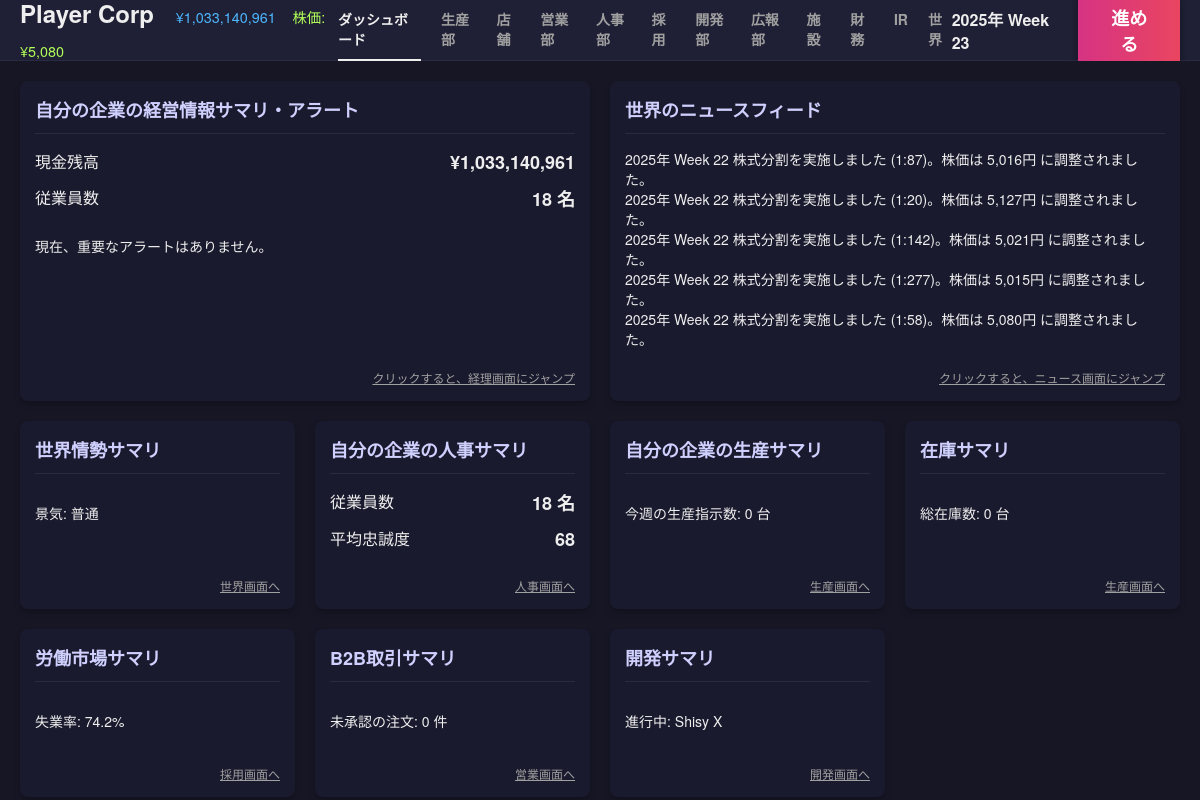
Before: / with the older database file.
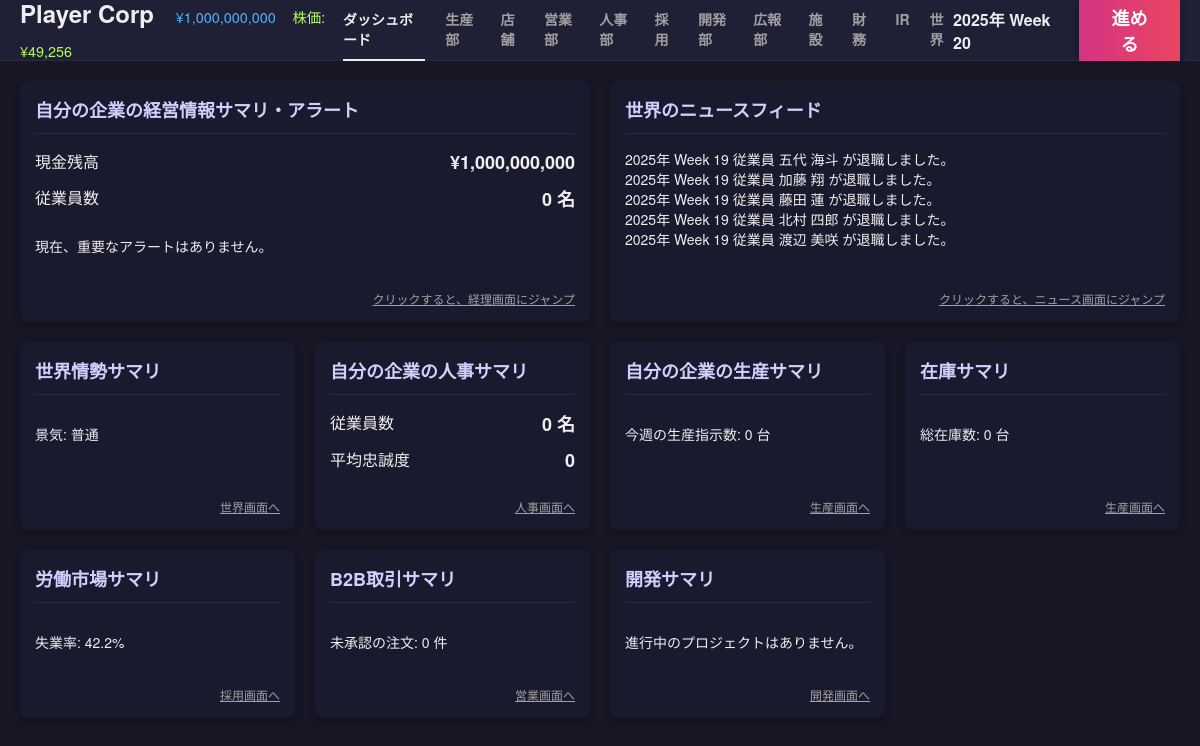
After: the same page with the newer database file.
### tables this page shows
CREATE TABLE companies (
            id INTEGER PRIMARY KEY AUTOINCREMENT,
            name TEXT,
            type TEXT, -- 'player', 'npc_maker', 'npc_retail', 'system_supplier'
            funds INTEGER,
            brand_power REAL DEFAULT 0,
            industry TEXT DEFAULT 'automotive',
            credit_rating INTEGER DEFAULT 50,
            dev_knowhow REAL DEFAULT 0,
            borrowing_limit INTEGER DEFAULT 0,
            is_active BOOLEAN DEFAULT 1,
            -- Supplier Traits
            trait_material_score REAL DEFAULT 3.0,
            trait_cost_multiplier REAL DEFAULT 1.0,
            part_category TEXT, -- 'engine', 'body', etc. for system_supplier
            
            -- Stock info
            listing_status TEXT DEFAULT 'private', -- 'private', 'public'
            stock_price INTEGER DEFAULT 50000,
            outstanding_shares INTEGER DEFAULT 20000,
            market_cap INTEGER DEFAULT 1000000000
        );

CREATE TABLE news_logs (
            id INTEGER PRIMARY KEY AUTOINCREMENT,
            week INTEGER,
            company_id INTEGER,
            message TEXT,
            type TEXT -- 'info', 'warning', 'error', 'market'
        );

CREATE TABLE product_designs (
            id INTEGER PRIMARY KEY AUTOINCREMENT,
            company_id INTEGER,
            name TEXT,
            material_score REAL,
            concept_score REAL,
            production_efficiency REAL,
            base_price INTEGER,
            sales_price INTEGER,
            status TEXT, -- 'developing', 'completed', 'obsolete'
            strategy TEXT, -- 開発方針
            developed_week INTEGER,
            parts_config TEXT, -- JSON: {part_key: {supplier_id, score, cost}}
            awareness REAL DEFAULT 0,
            FOREIGN KEY(company_id) REFERENCES companies(id)
        );

### app.py (the view)
@app.route('/')
def dashboard():
    player = get_player_company()
    if not player:
        return "Player company not found. Please run seed.py first."
    current_week = sim.get_current_week()
    funds = player['funds']
    emp_count = db.fetch_one("SELECT COUNT(*) as cnt FROM npcs WHERE company_id = ?", (player['id'],))['cnt']
    avg_loyalty_res = db.fetch_one("SELECT AVG(loyalty) as val FROM npcs WHERE company_id = ?", (player['id'],))
    avg_loyalty = avg_loyalty_res['val'] if avg_loyalty_res and avg_loyalty_res['val'] else 0
    alerts = []
    if funds < 0:
        alerts.append("資金がマイナスです！倒産の危機です。")
    pending_orders = db.fetch_one("SELECT COUNT(*) as cnt FROM b2b_orders WHERE seller_id = ? AND status = 'pending'", (player['id'],))['cnt']
    if pending_orders > 0:
        alerts.append(f"未承認の注文が {pending_orders} 件あります。「営業」画面で確認してください。")
    news = db.fetch_all("SELECT * FROM news_logs WHERE week = ? ORDER BY id DESC LIMIT 5", (current_week - 1,))
    game_state = db.fetch_one("SELECT economic_index FROM game_state")
    economic_status = "好景気" if game_state['economic_index'] > 1.1 else "不景気" if game_state['economic_index'] < 0.9 else "普通"
    total_npcs = db.fetch_one("SELECT COUNT(*) as cnt FROM npcs")['cnt']
    unemployed_npcs = db.fetch_one("SELECT COUNT(*) as cnt FROM npcs WHERE company_id IS NULL")['cnt']
    unemployment_rate = (unemployed_npcs / total_npcs) * 100 if total_npcs > 0 else 0
    prod_stats = db.fetch_one("SELECT production_ordered FROM weekly_stats WHERE week = ? AND company_id = ?", (current_week, player['id']))
    production_this_week = prod_stats['production_ordered'] if prod_stats else 0
    developing_project = db.fetch_one("SELECT name FROM product_designs WHERE company_id = ? AND status = 'developing'", (player['id'],))
    inventory_details = db.fetch_all("""
        SELECT d.name as product_name, i.quantity
        FROM inventory i JOIN product_designs d ON i.design_id = d.id
        WHERE i.company_id = ? AND i.quantity > 0
        ORDER BY i.quantity DESC
    """, (player['id'],))
    total_inventory = sum(item['quantity'] for item in inventory_details)
    dashboard_data = {
        "funds": funds,
        "emp_count": emp_count,
        "avg_loyalty": avg_loyalty,
        "alerts": alerts,
        "news": news,
        "economic_status": economic_status,
        "unemployment_rate": unemployment_rate,
        "production_this_week": production_this_week,
        "developing_project": developing_project,
        "pending_orders": pending_orders,
        "total_inventory": total_inventory,
        "inventory_details": inventory_details
    }
    return render_template('dashboard.html', **dashboard_data)

### app.py (called while the page is built)
def get_player_company():
    res = db.fetch_one("SELECT * FROM companies WHERE type = 'player' LIMIT 1")
    return res

@app.context_processor
def inject_common_data():
    player = get_player_company()
    game_state = db.fetch_one("SELECT * FROM game_state")
    current_week = game_state['week'] if game_state else 0
    year = 2025 + (current_week - 1) // 52
    week_of_year = (current_week - 1) % 52 + 1
    date_str = f"{year}年 Week {week_of_year}"
    header_caps = None
    if player:
        header_caps = sim.calculate_capabilities(player['id'])
    return dict(
        player=player,
        current_week=current_week,
        date_str=date_str,
        active_page=request.endpoint,
        header_caps=header_caps,
        npc_scale=gb.NPC_SCALE_FACTOR
    )

@app.template_filter('format_week')
def format_week_filter(week):
    if week is None: return "-"
    try:
        week = int(week)
    except:
        return week
    year = 2025 + (week - 1) // 52
    week_of_year = (week - 1) % 52 + 1
    return f"{year}年 Week {week_of_year}"

### database.py (called while the page is built)
    def fetch_one(self, query, params=()):
        return self._execute(query, params, fetch_mode='one')

### templates/dashboard.html (shortened to what the changed rows need)
{% extends "base.html" %}
{% block content %}
<div class="dashboard-grid">
    <div class="card card-large">
        <div class="card-header">
            <h2>自分の企業の経営情報サマリ・アラート</h2>
        </div>
        <div class="card-body">
            <div class="stat-row">
                <span class="label">現金残高</span>
                <span class="value">¥{{ "{:,}".format(funds|int) }}</span>
            </div>
            <div class="stat-row">
                <span class="label">従業員数</span>
                <span class="value">{{ emp_count }} 名</span>
            </div>
        </div>
    </div>
    <div class="card card-large">
        <div class="card-header">
            <h2>世界のニュースフィード</h2>
        </div>
        <div class="card-body">
            <ul class="news-list">
                {% for item in news %}
                <li class="news-item">
                    <span class="news-date">{{ item.week | format_week }}</span>
                    <span class="news-content">{{ item.message }}</span>
                </li>
                {% else %}
                <li class="news-item">ニュースはありません。</li>
                {% endfor %}
            </ul>
        </div>
    </div>
    <div class="card">
        <div class="card-header">
            <h2>世界情勢サマリ</h2>
        </div>
    </div>
    <div class="card">
        <div class="card-header">
            <h2>自分の企業の人事サマリ</h2>
        </div>
        <div class="card-body">
            <div class="stat-row">
                <span class="label">従業員数</span>
                <span class="value">{{ emp_count }} 名</span>
            </div>
            <div class="stat-row">
                <span class="label">平均忠誠度</span>
                <span class="value">{{ avg_loyalty|int }}</span>
            </div>
        </div>
    </div>
    <div class="card">
        <div class="card-header">
            <h2>自分の企業の生産サマリ</h2>
        </div>
    </div>
    <div class="card">
        <div class="card-header">
            <h2>在庫サマリ</h2>
        </div>
    </div>
    <div class="card">
        <div class="card-header">
            <h2>労働市場サマリ</h2>
        </div>
        <div class="card-body">
            <p>失業率: {{ "%.1f"|format(unemployment_rate) }}%</p>
            <div class="card-footer">
                <a href="{{ url_for('hire_page') }}" class="link-text">採用画面へ</a>
            </div>
        </div>
    </div>
    <div class="card">
        <div class="card-header">
            <h2>B2B取引サマリ</h2>
        </div>
    </div>
    <div class="card">
        <div class="card-header">
            <h2>開発サマリ</h2>
        </div>
        <div class="card-body">
            {% if developing_project %}
            <p>進行中: {{ developing_project.name }}</p>
            {% else %}
            <p>進行中のプロジェクトはありません。</p>
            {% endif %}
            <div class="card-footer">
                <a href="{{ url_for('dev') }}" class="link-text">開発画面へ</a>
            </div>
        </div>
    </div>
</div>
{% endblock %}

### templates/base.html (shortened to what this page needs)
<!DOCTYPE html>
<html lang="ja">
<head>
    <link rel="stylesheet" href="{{ url_for('static', filename='css/style.css') }}">
</head>
<body>
    <div class="app-container">
        <header class="top-bar">
            <div class="logo-area tooltip-container">
                <h1>
                    {% if player %}
                    <span style="font-size: 0.6em; color: #4db8ff; margin-left: 15px; font-weight: normal;">¥{{ "{:,}".format(player.funds|int) }}</span>
                    {% if player.stock_price %}
                    <span style="font-size: 0.6em; color: #b2ff59; margin-left: 10px; font-weight: normal;">株価: ¥{{ "{:,}".format(player.stock_price) }}</span>
                    {% endif %}
                    {% endif %}
                </h1>
            </div>
            <nav class="top-nav">
                <a href="{{ url_for('dashboard') }}" class="{{ 'active' if active_page == 'dashboard' else '' }}">ダッシュボード</a>
                <a href="{{ url_for('production') }}" class="{{ 'active' if active_page == 'production' else '' }}">生産部</a>
                <a href="{{ url_for('store') }}" class="{{ 'active' if active_page == 'store' else '' }}">店舗</a>
                <a href="{{ url_for('sales') }}" class="{{ 'active' if active_page == 'sales' else '' }}">営業部</a>
                <a href="{{ url_for('hr') }}" class="{{ 'active' if active_page == 'hr' else '' }}">人事部</a>
                <a href="{{ url_for('hire_page') }}" class="{{ 'active' if active_page == 'hire_page' else '' }}">採用</a>
                <a href="{{ url_for('dev') }}" class="{{ 'active' if active_page == 'dev' else '' }}">開発部</a>
                <a href="{{ url_for('pr') }}" class="{{ 'active' if active_page == 'pr' else '' }}">広報部</a>
                <a href="{{ url_for('facility') }}" class="{{ 'active' if active_page == 'facility' else '' }}">施設</a>
                <a href="{{ url_for('finance') }}" class="{{ 'active' if active_page == 'finance' else '' }}">財務</a>
                <a href="{{ url_for('ir') }}" class="{{ 'active' if active_page == 'ir' else '' }}">IR</a>
                <a href="{{ url_for('world') }}" class="{{ 'active' if active_page == 'world' else '' }}">世界</a>
            </nav>
            <div class="action-area">
                <div class="date-display">{{ date_str }}</div>
                <form action="{{ url_for('next_week') }}" method="post">
                    <button type="submit" class="btn-next-week">進める</button>
                </form>
            </div>
        </header>
        <main class="main-content">
            {% block content %}{% endblock %}
        </main>
    </div>
</body>
</html>

Changed rows visible on the page:
no longer on this page (row edited): news_logs: week "2025年 Week 22", message "株式分割を実施しました (1:87)。株価は 5,016円 に調整されました。"
no longer on this page (row edited): news_logs: week "2025年 Week 22", message "株式分割を実施しました (1:20)。株価は 5,127円 に調整されました。"
no longer on this page (row edited): news_logs: week "2025年 Week 22", message "株式分割を実施しました (1:142)。株価は 5,021円 に調整されました。"
no longer on this page (row edited): news_logs: week "2025年 Week 22", message "株式分割を実施しました (1:277)。株価は 5,015円 に調整されました。"
no longer on this page (row edited): news_logs: week "2025年 Week 22", message "株式分割を実施しました (1:58)。株価は 5,080円 に調整されました。"
removed product_designs: name "Shisy X"
changed companies: funds "1,033,140,961" → "1,000,000,000"; stock_price "5,080" → "49,256"
added news_logs: week "2025年 Week 19", message "従業員 五代 海斗 が退職しました。"
added news_logs: week "2025年 Week 19", message "従業員 加藤 翔 が退職しました。"
added news_logs: week "2025年 Week 19", message "従業員 藤田 蓮 が退職しました。"
added news_logs: week "2025年 Week 19", message "従業員 北村 四郎 が退職しました。"
added news_logs: week "2025年 Week 19", message "従業員 渡辺 美咲 が退職しました。"
Other visible differences:
{{ date_str }}: "2025年 Week 23" → "2025年 Week 20"
{{ emp_count }}: "18" → "0"
{{ avg_loyalty|int }}: "68" → "0"
{{ "%.1f"|format(unemployment_rate) }}: "74.2" → "42.2"
text no longer shown: "進行中:"
text now shown: "進行中のプロジェクトはありません。"
